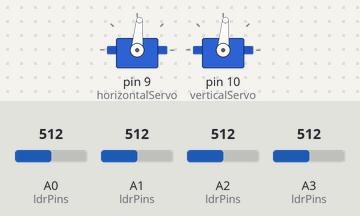
The sketch below on a simulated Arduino Uno, built with avr-gcc and run on an emulated ATmega328P. Parts: 2 × servo. Inputs (shaded band) come from the test bench; at power-on: A0 (ldrPins) = 512, A1 (ldrPins) = 512, A2 (ldrPins) = 512, A3 (ldrPins) = 512.

Above: at 1.2 s.
1.3 s: A0 (ldrPins) set to 716
At 2.5 s:
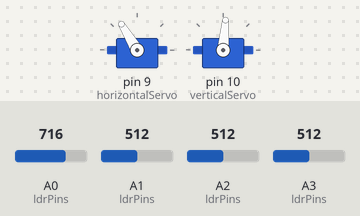
2.9 s: A1 (ldrPins) set to 716
At 4.1 s:
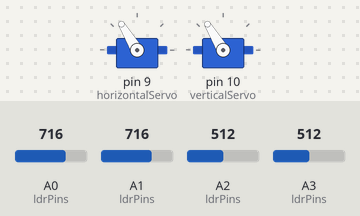
4.6 s: A2 (ldrPins) set to 716
6.2 s: A3 (ldrPins) set to 491
7.7 s: A3 (ldrPins) set to 467
9.2 s: A0 (ldrPins) set to 992
At 10.0 s:
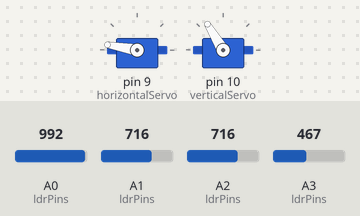
Timing chart, 0 to 11.9 s (numbered marks = the images above; inputs shaded):
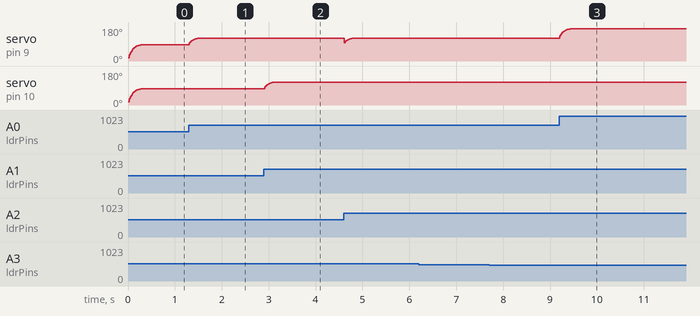

The sketch:

LightTracker.ino
```cpp
#include <Servo.h>
Servo horizontalServo;
Servo verticalServo;

//DataPins
int ldrPins[] = {A0,A1,A2,A3};       //Lage en liste med datapins for LDR
int readLDR(int pin){                //Funksjon som leser av datapins for LDR
    return analogRead(pin);
}
void attachServo(){                  //Funksjon som for datapins for ServoMotor
    horizontalServo.attach(9);
    verticalServo.attach(10);
}

//InitialVariabler for ServoMotor
int horizontalPos = 90;             //InitialPosisjon Horisontal
int verticalPos = 90;               //InitialPosisjon Vertikal
int movementSpeed = 1;              //Bevegelseshastighet

//Error configurering
const float emaAlpha = 0.2;         //Føre til en smooth bevegelse, kan endres for å øke/minke overgangen i bevegelsen
int deadZone = 20;                  //Døsone for filtrere ut unødvendige bevegeler

//Bevegelses variabler for ServoMotor og LDR
const int numReadings = 5;
int ldrReadings[4][numReadings];    //Lagrer avlesningen fra hver LDR
int ldrIndex[4] = {0};              //Indeksen lagrer avlesningen til LDRene
int ldrTotal[4] = {0};              //Lagrer lest totalVerdien til hvert LDR
int ldrAverage[4] = {0};            //Lagrer gjennomsnittet av hvert LDR

//Funksjonsliste
void initializeReadingsArrays() {   //Funksjonene sett lesingen ldrReading for hvert LDR til null. Vi gjør dette for å resete programmet når koden blir kalt på
  for (int i = 0; i < 4; i++) {
    for (int j = 0; j < numReadings; j++) {
      ldrReadings[i][j] = 0;
    }
  }
}

void updateEMA(int index, int ldrValue) {   //Funksjonen gir en jevnere gjennomsnittsverdi fra LDRs sensorene for å redusere utnødvendig støy
  ldrAverage[index] = (1 - emaAlpha) * ldrAverage[index] + emaAlpha * ldrValue;
}

bool isOutsideDeadZone(int index, int ldrValue) {   //Funksjonen sjekker om nåværende leseverdi og gjennomsnittsverdien for en bestemt LDRsensor er større en dødsonen.
  return abs(ldrValue - ldrAverage[index]) > deadZone;
}

void adjustServoPositions(int index, int ldrValue) {    //Funksjonen justere i henhol til gjennomsnittet av LDR-verdien fra sensoren til horisontale og vertikale servomotoren.
  if (index == 0 || index == 2) {  // Adjust horizontal servo
    horizontalPos = map(ldrAverage[index], 0, 1023, 0, 180);
    horizontalPos = constrain(horizontalPos, 0, 180);
    horizontalServo.write(horizontalPos);
  }

  if (index == 1 || index == 3) {  // Adjust vertical servo
    verticalPos = map(ldrAverage[index], 0, 1023, 0, 180);
    verticalPos = constrain(verticalPos, 0, 180);
    verticalServo.write(verticalPos);
  }
}

void setup() {
  attachServo();
  initializeReadingsArrays();
}

void loop() {       //Leser av kontinuerlig LDR-sensoren, oppdaterer EMA og justerer posisjonene til servomotoren basert på disse verdiene
  int ldrValues[4];
  for (int i = 0; i < 4; i++) {
    ldrValues[i] = readLDR(ldrPins[i]);
    updateEMA(i, ldrValues[i]);

    if (isOutsideDeadZone(i, ldrValues[i])) {
      adjustServoPositions(i, ldrValues[i]);
    }
  }

  // Add a small delay
  delay(20);
}
```

Measured:
- after the input at 1.3 s, servo on pin 9 (horizontalServo): moves from 85° to 121° over 0.19 s, starting at once
- after the input at 2.9 s, servo on pin 10 (verticalServo): moves from 85° to 121° over 0.19 s, starting at once
- after the input at 6.2 s, every drawn part: stays the same
- after the input at 7.7 s, every drawn part: stays the same
- after the input at 9.2 s, servo on pin 9 (horizontalServo): moves from 121° to 170° over 0.23 s, starting at once
